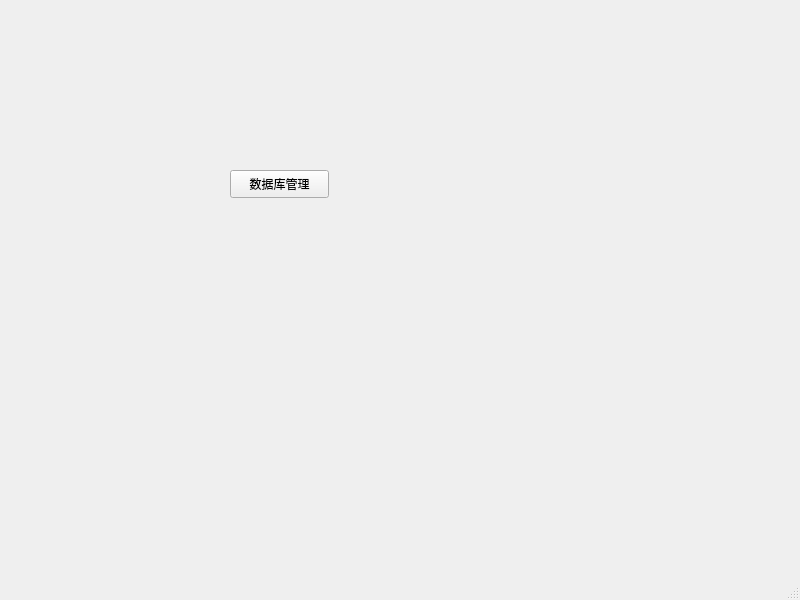
<?xml version="1.0" encoding="UTF-8"?>
<ui version="4.0">
 <class>MainWindow</class>
 <widget class="QMainWindow" name="MainWindow">
  <property name="geometry">
   <rect>
    <x>0</x>
    <y>0</y>
    <width>800</width>
    <height>600</height>
   </rect>
  </property>
  <property name="windowTitle">
   <string>MainWindow</string>
  </property>
  <widget class="QWidget" name="centralwidget">
   <widget class="QPushButton" name="databaseManager">
    <property name="geometry">
     <rect>
      <x>230</x>
      <y>170</y>
      <width>99</width>
      <height>28</height>
     </rect>
    </property>
    <property name="text">
     <string>数据库管理</string>
    </property>
   </widget>
  </widget>
  <widget class="QMenuBar" name="menubar">
   <property name="geometry">
    <rect>
     <x>0</x>
     <y>0</y>
     <width>800</width>
     <height>24</height>
    </rect>
   </property>
  </widget>
  <widget class="QStatusBar" name="statusbar"/>
 </widget>
 <resources/>
 <connections/>
</ui>
